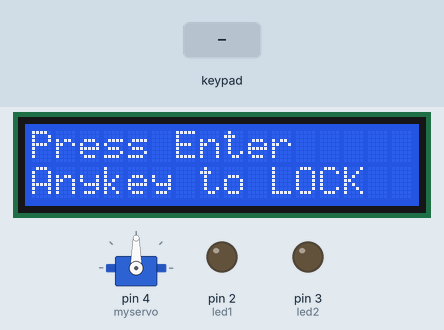
The program below on a simulated Arduino Uno, built with avr-gcc and run on an emulated ATmega328P. On the bench: 16×2 character LCD, servo, output pins drawn as LEDs (lit = HIGH). The test bench sets the inputs (shaded band).

Above: at 1.2 s.
1.3 s: keypad keys 1 3 1 2 1 1 1 0 pressed 0.4 s apart
At 5.1 s:
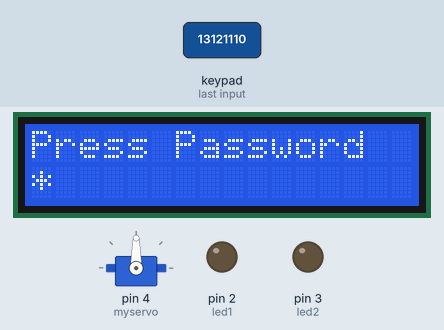
6.0 s: keypad keys 9 8 7 6 # pressed 0.4 s apart
At 9.3 s:
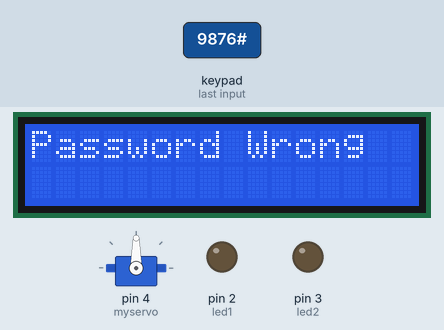
9.5 s: key '1' pressed
At 11.7 s:
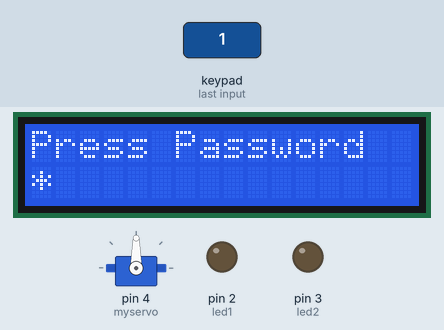
12.1 s: keypad keys 9 8 7 6 * pressed 0.4 s apart
At 16.3 s:
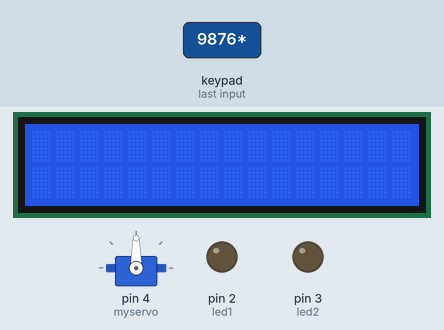
17.1 s: key '2' pressed
At 17.9 s:
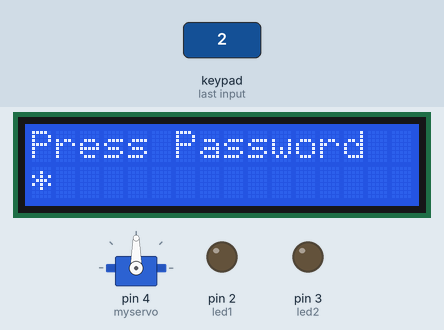
Timing chart, 0 to 19.6 s (numbered marks = the images above; inputs shaded):
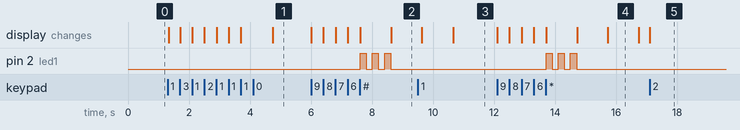

The program:

main.cpp
```cpp
#include <Arduino.h>
#include <LiquidCrystal_I2C.h>
#include <Keypad.h>
#include <Servo.h>
#define led1 2
#define led2 3
LiquidCrystal_I2C lcd(0x27, 16, 2);
char val = '0';
Servo myservo;
int position = 0;
int pos = 0;
const byte ROWS = 4;
const byte COLS = 4;
char pass[6];
char unlock[6];
char keys[ROWS][COLS] = {
  {'1','2','3','A'},
  {'4','5','6','B'},
  {'7','8','9','C'},
  {'*','0','#','D'}
};

byte rowPins[ROWS] = {13, 12, 11, 10};
byte colPins[COLS] = {9, 8, 7, 6};

Keypad keypad = Keypad(makeKeymap(keys),rowPins,colPins,ROWS,COLS);
char key;

void setup() {
  // put your setup code here, to run once:
  lcd.init();
  lcd.backlight();
  myservo.attach(4);
  pinMode(led1,OUTPUT);
  pinMode(led2,OUTPUT);

}

void loop() {
  if (position == 0)
  {
    do
    {
      position = 0;
      lcd.setCursor(0,0);
      lcd.print("Press Enter");
      lcd.setCursor(0,1);
      lcd.print("Anykey to LOCK");
    } while (keypad.getKey() == NO_KEY);
    lcd.clear();
    lcd.setCursor(0,0);
    lcd.print("SetPassword 6dit");
    while (position < 6)
    {
      lcd.setCursor(position,1);
      key = keypad.getKey();
      if (key != NO_KEY)
      {
        pass[position] = key;
        lcd.print("*");
        position ++;
      }
    }
  }
  delay(1000);
  lcd.clear();
  lcd.setCursor(0,0);
  lcd.print("Press Password");
    int num=0;
    while (num < 6)
    {
      lcd.setCursor(num,1);
      key = keypad.getKey();
      if (key != NO_KEY)
      {
        unlock[num] = key;
        lcd.print("*");
        num ++;
      }
    }
    int check = 0;
    while (check < 6)
    {
      if (unlock[check] == pass[check])
      {
        check ++;
      }
      else {
        num = 0;
        check = 7;
        digitalWrite(led1,HIGH);
        delay(200);
        digitalWrite(led1,LOW);
        delay(200);
        digitalWrite(led1,HIGH);
        delay(200);
        digitalWrite(led1,LOW);
         delay(200);
          digitalWrite(led1,HIGH);
        delay(200);
        digitalWrite(led1,LOW);
        lcd.clear();
        lcd.print("Password Wrong");
        delay(1000);
        lcd.clear();
      }
    }
    if (check == 6)
    {
    digitalWrite(led2,HIGH);
    lcd.clear();
    lcd.print("Correct");
    myservo.write(180);
    delay(3000);
    digitalWrite(led2,LOW);
    myservo.write(90);
    delay(2200);
    digitalWrite(led2,HIGH);
    myservo.write(45);
    delay(3000);
    digitalWrite(led2,LOW);
    myservo.write(90);
    }

  }
```

Measured:
- after the input at 1.3 s, the display: first changes at once (image 1 shows a later state)
- after the input at 6.0 s, pin 2 (led1): alternates HIGH for 0.20 s and LOW for 0.20 s, 6 changes in all, then stays LOW, starting after 1.6 s; the display: first changes at once (image 2 shows a later state)
- after the input at 9.5 s, the display: first differs from a run without the input after 1.2 s (image 3)
- after the input at 12.1 s, pin 2 (led1): alternates HIGH for 0.20 s and LOW for 0.20 s, 6 changes in all, then stays LOW, starting after 1.6 s; the display: first changes at once (image 4 shows a later state)
- after the input at 17.1 s, the display: changes at once (image 5)
- what the display in image 4 shows lasts 1.0 s, from 15.7 s to 16.7 s
